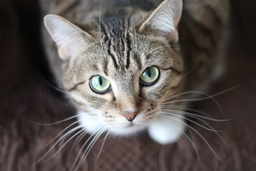
#> input picture cat.jpg, 256 x 171 px, shrunk from 3456 x 2304 before the run
$ python filtering.py
#> lines starting #> are read from the running program, lines starting #| are printed output that depends on the picture
import cv2
import numpy as np
import matplotlib.pyplot as pyplot

def show_image(image):
    if image is not None:
        pyplot.imshow(image, cmap='gray')
        pyplot.axis('off')
        pyplot.show()
    else:
        print("the image is none")

def compare_image(image1, image2):
    pyplot.subplot(1, 2, 1)
    pyplot.imshow(image1, cmap='gray')
    pyplot.title('original image')
    pyplot.axis('off')
    pyplot.subplot(1, 2, 2)
    pyplot.imshow(image2, cmap='gray')
    pyplot.title('spatial filtered image')
    pyplot.axis('off')
    pyplot.show()

def compare_all(list_image):
    row = int(len(list_image) / 3)
    column = len(list_image) % 3

    if column != 0:
        row += 1

    for i in range(len(list_image)):
        pyplot.subplot(row, 3, i + 1)
        pyplot.imshow(list_image[i]["image"], cmap='gray')
        pyplot.title(list_image[i]["name"])
        pyplot.axis('off')

    pyplot.show()


def filtering(image, new_image, filter, weight):
    height = new_image.shape[0]
    width = new_image.shape[1]

    for i in range(1, height-1):
        for j in range(1, width-1):
            new_pxl = 0
            new_pxl += (image[i-1, j-1] * filter[0][0])
            new_pxl += (image[i-1, j] * filter[0][1])
            new_pxl += (image[i-1, j+1] * filter[0][2])
            new_pxl += (image[i, j-1] * filter[1][0])
            new_pxl += (image[i, j] * filter[1][1])
            new_pxl += (image[i, j+1] * filter[1][2])
            new_pxl += (image[i+1, j-1] * filter[2][0])
            new_pxl += (image[i+1, j] * filter[2][1])
            new_pxl += (image[i+1, j+1] * filter[2][2])
            new_pxl *= 1/weight
            if(new_pxl < 0):
                new_pxl = 0
            if(new_pxl > 255):
                new_pxl = 255
            new_image[i, j] = new_pxl

    return new_image

def lowpass_filtering(image):
    new_image = np.copy(image)
    filter = [[1, 1, 1], [1, 1, 1], [1, 1, 1]]
    weight = 9
    new_image = filtering(image, new_image, filter, weight)

    return new_image

def highpass_filtering(image):
    new_image = np.copy(image)
    filter = [[-1, -1, -1], [-1, 8, -1], [-1, -1, -1]]
    weight = 1
    new_image = filtering(image, new_image, filter, weight)

    return new_image

def hbf(image):
    new_image = np.copy(image)
    A = 1.5
    filter = [[-1, -1, -1], [-1, 8+A, -1], [-1, -1, -1]]
    weight = 1
    new_image = filtering(image, new_image, filter, weight)

    return new_image

def prewitt1(image):
    new_image = np.copy(image)
    filter = [[5, 5, 5], [-3, 0, -3], [-3, -3, -3]]
    weight = 1
    new_image = filtering(image, new_image, filter, weight)

    return new_image

def prewitt2(image):
    new_image = np.copy(image)
    filter = [[5, -3, -3], [5, 0, -3], [5, -3, -3]]
    weight = 1
    new_image = filtering(image, new_image, filter, weight)

    return new_image

def sobel_filter1(image):
    new_image = np.copy(image)
    filter = [[1, 2, 1], [0, 0, 0], [-1, -2, -1]]
    weight = 1
    new_image = filtering(image, new_image, filter, weight)

    return new_image

def sobel_filter2(image):
    new_image = np.copy(image)
    filter = [[1, 0, -1], [2, 0, -2], [1, 0, -1]]
    weight = 1
    new_image = filtering(image, new_image, filter, weight)

    return new_image

def median_blur(image):
    new_image = cv2.median_blur(image, 9)
    return new_image


image_path = "cat.jpg"
list_image = []
image = cv2.imread(image_path, cv2.IMREAD_GRAYSCALE)
#> image: shape (171, 256); min 4, max 255, mean 83.9
print(image.shape)
#| (171, 256)
list_image.append({
    "name": "original image",
    "image": image
})

lpf_image = lowpass_filtering(image)
#> after the loop in filtering, `for i in range(1, height-1):`:
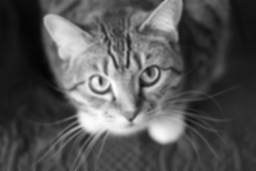
#> new_image: shape (171, 256); min 4, max 253, mean 83.4
list_image.append({
    "name": "low pass filter image",
    "image": lpf_image
})

hpf_image = highpass_filtering(image)
#> call 2 of filtering, with weight = 1
#> after the loop in filtering (call 2), `for i in range(1, height-1):`:
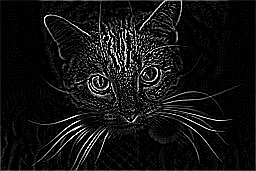
#> new_image: shape (171, 256); min 0, max 255, mean 19

list_image.append({
    "name": "high pass filter image",
    "image": hpf_image
})
hbf_image = hbf(image)
#> call 3 of filtering, with weight = 1
#> after the loop in filtering (call 3), `for i in range(1, height-1):`:
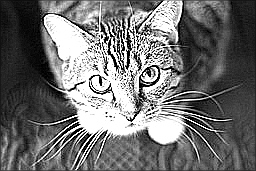
#> new_image: shape (171, 256); min 0, max 255, mean 111.7

list_image.append({
    "name": "high boost filter image",
    "image": hbf_image
})
prewitt1_image = prewitt1(image)
#> call 4 of filtering, with weight = 1
#> after the loop in filtering (call 4), `for i in range(1, height-1):`:
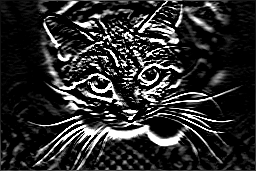
#> new_image: shape (171, 256); min 0, max 255, mean 44.4

list_image.append({
    "name": "prewitt 1 filter image",
    "image": prewitt1_image
})
prewitt2_image = prewitt2(image)
#> after the loop in filtering (call 5), `for i in range(1, height-1):`:
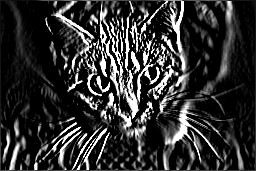
#> new_image: shape (171, 256); min 0, max 255, mean 49.1

list_image.append({
    "name": "prewitt 2 filter image",
    "image": prewitt2_image
})
sobel1_image = sobel_filter1(image)
#> after the loop in filtering (call 6), `for i in range(1, height-1):`:
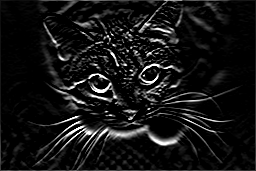
#> new_image: shape (171, 256); min 0, max 255, mean 20.7

list_image.append({
    "name": "sobel 1 filter image",
    "image": sobel1_image
})
sobel2_image = sobel_filter2(image)
#> after the loop in filtering (call 7), `for i in range(1, height-1):`:
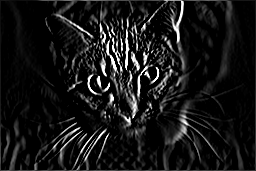
#> new_image: shape (171, 256); min 0, max 255, mean 23

list_image.append({
    "name": "sobel 2 filter image",
    "image": sobel2_image
})
#> (the run stopped early here; a loop or call above may not have finished)
